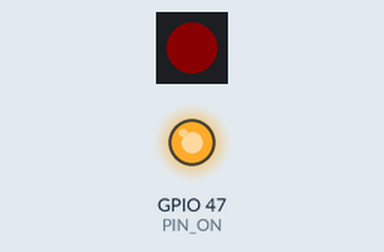
This sketch was run on a simulated ESP32-S3. Parts: 1 RGB LEDs in strip order, left to right, output pins drawn as LEDs (lit = HIGH). Dim RGB values are drawn brighter than linear.

Above: at 0.5 s.
At 1.5 s:
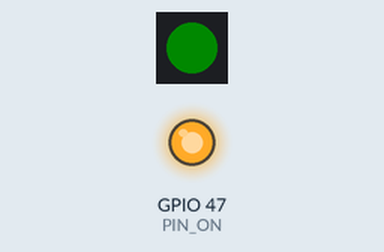
At 2.5 s:
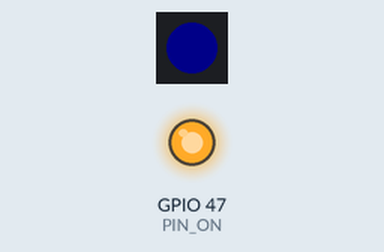
At 3.5 s:
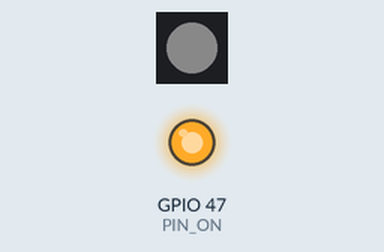
Timing chart, 0 to 5.2 s (numbered marks = the images above):
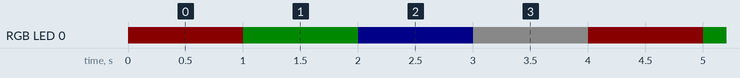

Measured:
- by itself, RGB LED 0: repeats every 4.0 s: RGB(0, 10, 0) 1.0 s, RGB(0, 0, 10) 1.0 s, RGB(10, 10, 10) 1.0 s, RGB(10, 0, 0) 1.0 s
- by itself, everything shown: repeats every 4.0 s, in 4 steps

The sketch:

ESP32-S3_DEVKit_LED.ino
```cpp
/*
* This example code is used for LaskaKit ESP32-S3-DEVKit board  https://www.laskakit.cz/laskakit-esp32-s3-devkit/
* ESP32-S3-DEVKit just changing LED color
*
* Made by (c) laskakit.cz 2023
*
*/

#include <Adafruit_NeoPixel.h>
#define PIN_ON 47
#define PIN_LED 45

Adafruit_NeoPixel pixels = Adafruit_NeoPixel(1, PIN_LED, NEO_GRB + NEO_KHZ800);

void setup() {
  Serial.begin(115200);
  pinMode(PIN_ON, OUTPUT);      // Set EN pin for second stabilisator as output
  digitalWrite(PIN_ON, HIGH);   // Turn on the second stabilisator

  pixels.begin();
  pixels.setBrightness(10);
}

void loop() {

  pixels.setPixelColor(0, pixels.Color(255, 0, 0)); // R, G, B
  pixels.show();

  delay(1000);

  pixels.setPixelColor(0, pixels.Color(0, 255, 0)); // R, G, B
  pixels.show();

  delay(1000);

  pixels.setPixelColor(0, pixels.Color(0, 0, 255)); // R, G, B
  pixels.show();

  delay(1000);

  pixels.setPixelColor(0, pixels.Color(255, 255, 255)); // R, G, B
  pixels.show();

  delay(1000);

}
```
